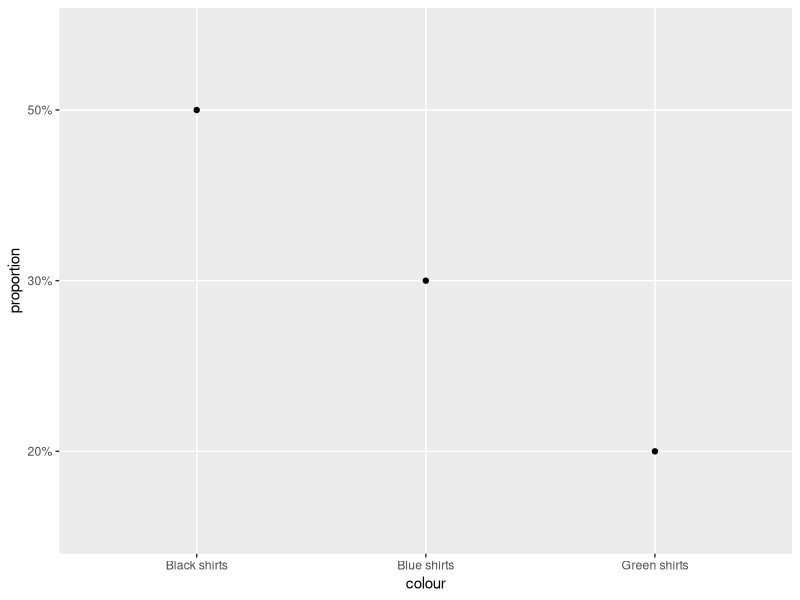
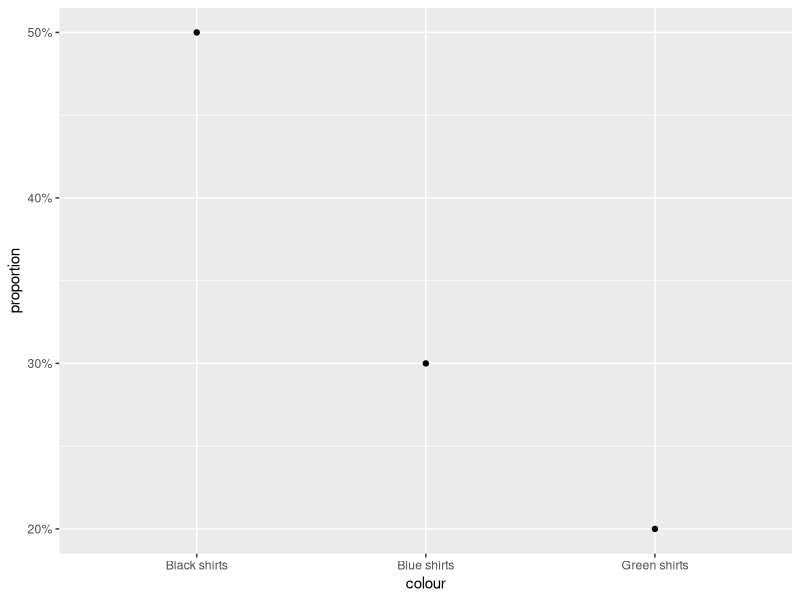

The R source for these figures, in order:
library(dplyr)
library(stringr)
library(ggplot2)

my_shirts <- tibble::tribble(
  ~colour, ~proportion,
  "green", 0.2,
  "blue", 0.3,
  "black", 0.5
)

# Don't do this:
# Change the original data to reflect labels
my_shirts |>
  mutate(
    colour = str_to_sentence(paste(colour, "shirts")),
    proportion = paste0(proportion*100, "%")
  ) |> 
  ggplot(aes(x = colour, y = proportion)) +
  geom_point()

# Do this:
# Maintain the integrity of your clean data!
# Work only with your clean, internal variables
# Attach labels as the final step
my_shirts |>
  ggplot(aes(x = colour, y = proportion)) +
  geom_point() +
  # use a function from the scales package...
  scale_y_continuous(
    labels = scales::label_percent()
  ) +
  scale_x_discrete(
    # ...or write your own!
    label = \(x) str_to_sentence(paste(x, "shirts"))
  )
